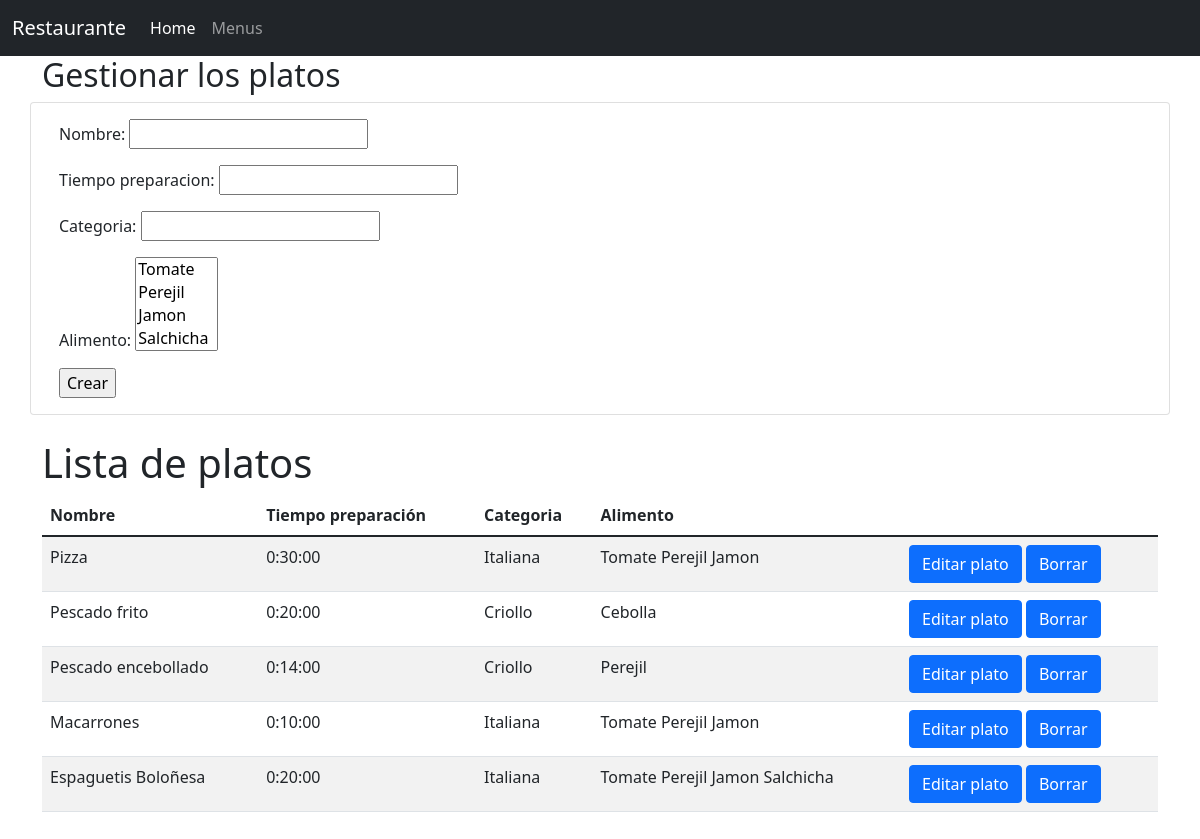
The app's page /platos with its own data.
### sazonunivalle/models.py (models this page shows, shortened)
class Alimento(models.Model):
    nombre = models.CharField(max_length=20)
    categoria = models.CharField(max_length=20)
    def __str__(self) -> str:
        return self.nombre

class Plato(models.Model):
    nombre = models.CharField(max_length=30)
    tiempo_preparacion = models.DurationField()
    categoria = models.CharField(max_length=30)
    alimento = models.ManyToManyField(Alimento)

### sazonunivalle/views.py (the view)
# urls.py: path('platos', gestionarplatos, name="gestionarplatos"),
def gestionarplatos(request):
    platos = Plato.objects.all()
    form = PlatoForm()
    if request.POST:
        if request.method =='POST':
            form = PlatoForm(request.POST)
            if form.is_valid():
                form.save()
    context = {
        "platos":platos,
        'form':form
    }
    return render(request,"gestionarplatos.html",context)

### sazonunivalle/forms.py
class PlatoForm(ModelForm):
    class Meta:
        model = Plato
        fields = '__all__'

### sazonunivalle/templates/gestionarplatos.html (shortened to what this page needs)
{% extends 'base.html' %}
{% block principal %}
<div class="row">
    <h2>Gestionar los platos</h2>
    <div class="card">
        <div class="card-body">
            <form action="" method="post">{% csrf_token %}
            {{form.as_p}}
            <input type="submit" name="Crear" value="Crear">
            </form>
        </div>
    </div>
    <div class="table-responsive py-4">
        <h1>Lista de platos</h1>
        <table class="table table-striped">
            <thead>
                <tr>
                    <th>Nombre</th>
                    <th>Tiempo preparación</th>
                    <th>Categoria</th>
                    <th>Alimento</th>
                </tr>
                <tbody>
                    {% for p in platos %}
                    <tr>
                        <td>{{p.nombre}}</td>
                        <td>{{p.tiempo_preparacion}}</td>
                        <td>{{p.categoria}}</td>
                        <td>
                        {% for a in p.alimento.all %}
                        {{a}}
                        {% endfor %}
                        </td>
                        <td>
                            <a class="btn btn-primary" href="{% url 'edicion' id=p.id%}">Editar plato</a>
                            <a class="btn btn-primary" href="{% url 'borrado' id=p.id%}" method="post">Borrar</a>
                        </td>
                    </tr>
                    {% endfor %}
                </tbody>
            </thead>
        </table>
    </div>
</div>
{% endblock %}

### sazonunivalle/templates/base.html (shortened to what this page needs)
<!DOCTYPE html>
<html lang="en">
<head>
</head>
    <link href="https://cdn.jsdelivr.net/npm/bootstrap@5.1.3/dist/css/bootstrap.min.css" rel="stylesheet">
</head>
<body>
    <nav class="navbar navbar-expand-lg navbar-dark bg-dark">
        <div class="container-fluid">
          <a class="navbar-brand" href="#">Restaurante</a>
          <div class="collapse navbar-collapse" id="navbarNav">
            <ul class="navbar-nav">
              <li class="nav-item">
                <a class="nav-link active" aria-current="page" href="#">Home</a>
              </li>
              <li class="nav-item">
                <a class="nav-link" href="#">Menus</a>
              </li>
            </ul>
          </div>
        </div>
    </nav>
    <div class="container" py-8>
        {% block principal %}
        {% endblock %}
    </div>
</body>
</html>

### records on screen
Alimento: nombre "Tomate"
Plato: nombre "Pizza", tiempo_preparacion "0:30:00", categoria "Italiana"
Alimento: nombre "Perejil"
Alimento: nombre "Jamon"
Plato: nombre "Pescado frito", tiempo_preparacion "0:20:00", categoria "Criollo"
Alimento: nombre "Cebolla"
Plato: nombre "Pescado encebollado", tiempo_preparacion "0:14:00", categoria "Criollo"
Plato: nombre "Macarrones", tiempo_preparacion "0:10:00", categoria "Italiana"
Plato: nombre "Espaguetis Boloñesa", tiempo_preparacion "0:20:00", categoria "Italiana"
Alimento: nombre "Salchicha"
